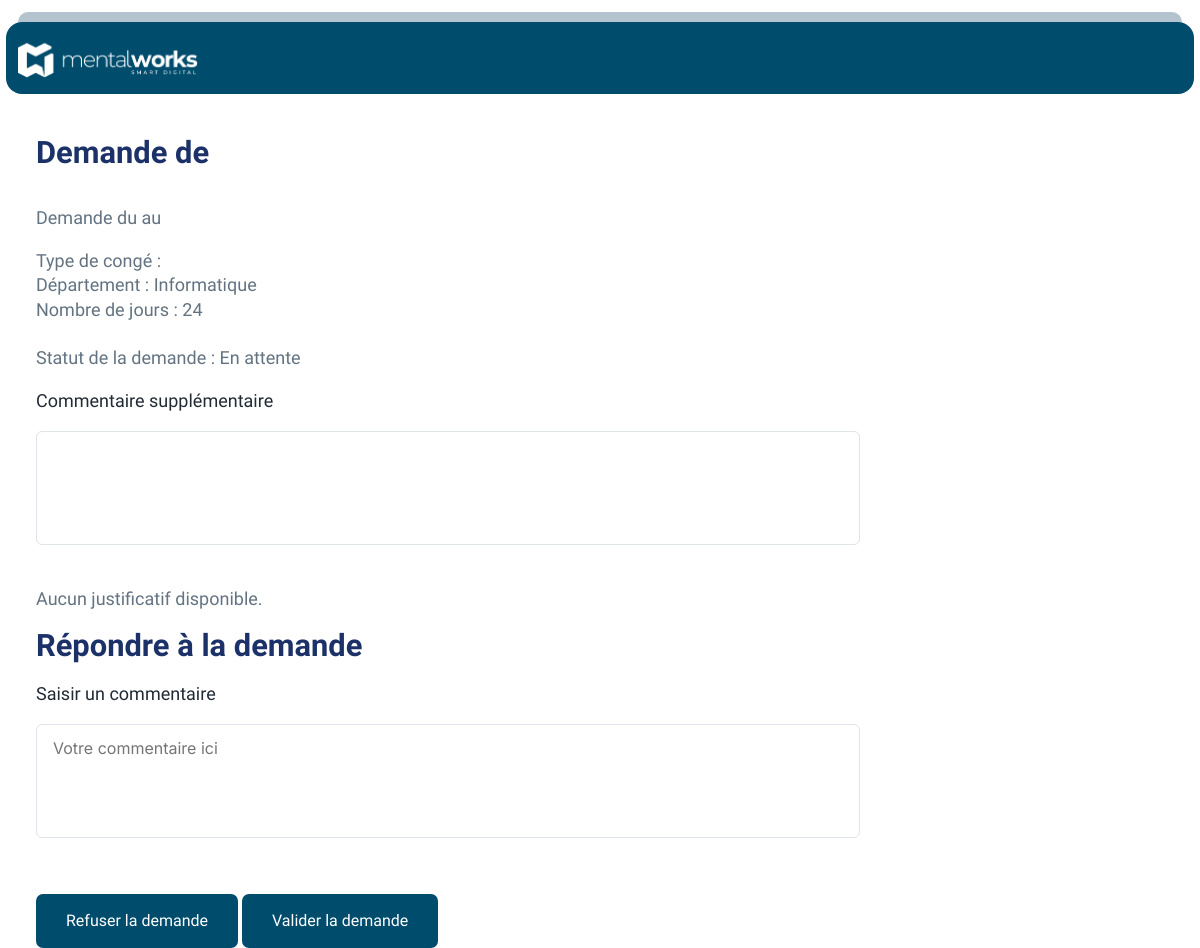
Screenshot of /viewARequest.php (signed in) with the database file from the repository.
### tables this page shows
CREATE TABLE `department` (
  `id` int(11) NOT NULL,
  `name` varchar(255) NOT NULL
);

CREATE TABLE `request` (
  `id` int(11) NOT NULL,
  `request_type_id` int(11) NOT NULL,
  `collaborator_id` int(11) NOT NULL,
  `department_id` int(11) DEFAULT NULL,
  `created_at` datetime NOT NULL,
  `start_at` datetime NOT NULL,
  `end_at` datetime NOT NULL,
  `receipt_file` varchar(255) DEFAULT NULL,
  `comment` text DEFAULT NULL,
  `answer_comment` text DEFAULT NULL,
  `answer` tinyint(1) NOT NULL,
  `answer_at` datetime DEFAULT NULL
);

### viewARequest.php (the view, shortened to what this page needs)
<!DOCTYPE html>
<html lang="fr">
  <head>
    <link rel="stylesheet" href="Style.css" />
    <link
      href="https://unpkg.com/boxicons@2.1.2/css/boxicons.min.css"
      rel="stylesheet"
    />
  </head>
  <?php
$conn = new mysqli("localhost", "username", "password", "nom_de_la_base");
$user_id = $_SESSION['user_id'];
$sql = "SELECT r.id, rt.name AS type_conge, r.start_at, r.end_at, r.comment, r.answer_comment, r.answer, r.receipt_file, d.name AS department_name, p.first_name, p.last_name, r.created_at
        FROM request r
        JOIN request_type rt ON r.request_type_id = rt.id
        JOIN person p ON r.collaborator_id = p.id
        JOIN department d ON r.department_id = d.id
        JOIN user u ON u.person_id = p.id
        WHERE u.id = ?";
$stmt = $conn->prepare($sql);
$stmt->bind_param("i", $user_id);
$stmt->execute();
$result = $stmt->get_result();
if ($row = $result->fetch_assoc()) {
    $date_debut = htmlspecialchars($row['start_at']);
    $date_fin = htmlspecialchars($row['end_at']);
    $statut = htmlspecialchars($row['answer'] === '1' ? 'Accepté' : ($row['answer'] === '0' ? 'Refusé' : 'En attente'));
    $commentaire = htmlspecialchars($row['comment']);
    $justificatif = htmlspecialchars($row['receipt_file']);
    $departement = htmlspecialchars($row['department_name']);
    $nb_jours = (strtotime($date_fin) - strtotime($date_debut)) / (60 * 60 * 24) + 1;
} else {
    echo "Aucune demande de congé trouvée.";
    exit();
}
?>
  <body>
  <div class="borderTop"></div>
  <div class="top">
    <img src="img/mentalworks.png" alt="Logo MentalWorks" />
  </div>
  <div class="middle">
    <div class="right">
        <h1>Demande de <?= htmlspecialchars($demande['first_name'] . ' ' . $demande['last_name']) ?></h1>
        <p> Demande du <?= htmlspecialchars($demande['date_debut']) ?> au <?= htmlspecialchars($demande['date_fin']) ?> </p>
        <div class="sectionRequestDetails">
            <p class="TypeRequest"> Type de congé : <?= htmlspecialchars($demande['type_demande']) ?></p>
            <p class="TypeRequest"> Département : <?php echo $departement; ?></p>
            <p class="TypeRequest"> Nombre de jours : <?php echo $nb_jours; ?></p>
            <p class="TypeRequest statuts"> Statut de la demande  : <?php echo $statut; ?></p>
            <div class="justificative RequestDetails">
              <p class="color">Commentaire supplémentaire</p>
              <input class="mangerComment" type="text" name="comment" value="<?php echo $commentaire; ?>">
            </div>
            <?php if (!empty($justificatif)): ?>
                <a href="uploads/<?php echo $justificatif; ?>" class="moreDetails" download>Télécharger le justificatif</a>
            <?php else: ?>
                <p>Aucun justificatif disponible.</p>
            <?php endif; ?>
            <div class="managerResponse">
                <h1>Répondre à la demande </h1>
                <div class="justificative RequestDetails">
                    <p class="color">Saisir un commentaire</p>
                    <input class="mangerComment" type="text" name="response_comment" placeholder="Votre commentaire ici">
                    <div class="end">
                        <button class="reject" type="submit">Refuser la demande</button>
                        <button class="accept" type="submit">Valider la demande</button>
                    </div>
                </div>
            </div>
        </div>
    </div>
  </body>
</html>

### style.css (style rules this page uses)
body { margin: 0; font-family: "Epilogue", sans-serif; }
h1 { font-size: 30.85px; font-weight: 600; color: #1b3168; line-height: 28.5px; font-family: "Epilogue", sans-serif; }
p { font-size: 16px; font-weight: 400; line-height: 24.5px; color: #637381; font-family: "Epilogue", sans-serif; }
button { background-color: #004c6c; font-size: 16px; font-weight: 500; line-height: 24px; font-family: "Epilogue", sans-serif; color: white; cursor: pointer; border: #004c6c 2px solid; cursor: pointer; }
input { background-color: white; border-radius: 6px; border: #dfe4ea solid 1px; width: 100%; padding: 12px 16px 12px 20px; font-family: "inter", sans-serif; outline: none; max-width: 350px; }
input::placeholder { font-size: 16px; font-weight: 400; font-family: "inter", sans-serif; }
.borderTop { background-color: #b4c4cf; height: 10px; width: 97%; border-top-left-radius: 32px; border-top-right-radius: 32px; margin: 0 auto; margin-top: 1%; }
.top { background-color: #004c6c; width: 97%; margin: 0 auto; padding: 1%; border-radius: 16px; }
.top img { width: 180px; }
.right { display: flex; flex-direction: column; flex: 2; max-width: 800px; margin-left: 3%; margin-top: 1%; }
.middle { display: flex; align-items: flex-start; justify-content: flex-start; width: 100%; margin-top: 1%; }
.middle p { font-size: 18px; }
.color { color: #212b36; }
.justificative input { padding: 5% 3% 23%; outline: none; max-width: 801px; width: 100%; min-width: 790px; }
.end button { border-radius: 7px; border: #004c6c 2px solid; padding: 13px 28px; margin-top: 4%; }
.right input { width: 350px; }
.sectionRequestDetails { line-height: 31.6px; font-weight: 400; font-size: 16px; letter-spacing: 1%; }
.sectionRequestDetails .statuts { padding-top: 3%; }
p.TypeRequest { margin: 0; }
input.mangerComment { padding: 2% 2% 10%; width: 60%; margin-bottom: 3%; }
@media screen and (max-width: 1340px) { .middle { width: 100%; } }

### rows the page displays
department: name "Informatique"
request: nb_jours "24", answer "En attente"
